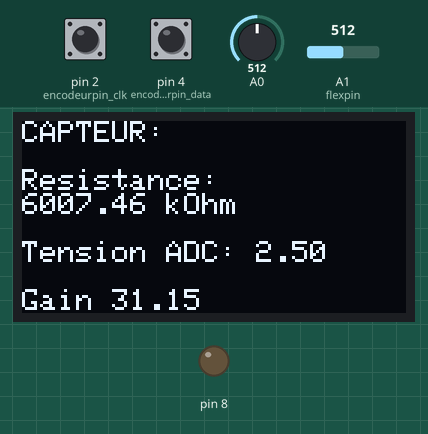
The sketch below on a simulated Arduino Uno, built with avr-gcc and run on an emulated ATmega328P. Shown: 128×64 one-colour display, output pins drawn as LEDs (lit = HIGH). Inputs (shaded band) come from the test bench; at power-on: A0 = 512, pin 2 (encodeurpin_clk) HIGH, A1 (flexpin) = 512, pin 4 (encodeurpin_data) HIGH. Pins used as bus, display or sensor lines are not drawn.

Above: at 1.4 s.
1.5 s: A0 set to 716
At 1.9 s:
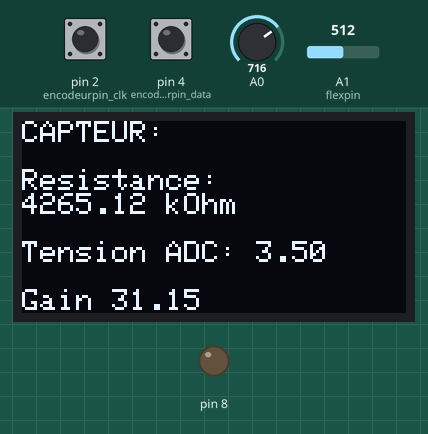
3.0 s: pin 2 (encodeurpin_clk) pulled LOW for 0.15 s
At 3.4 s:
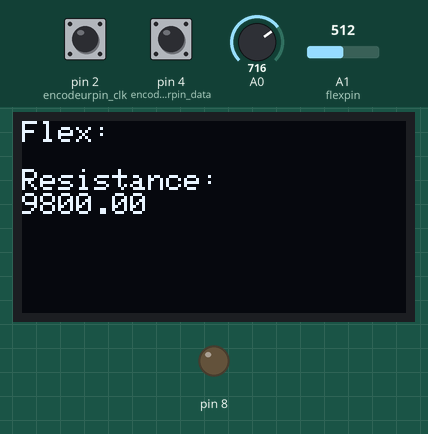
4.6 s: A1 (flexpin) set to 716
At 4.9 s:
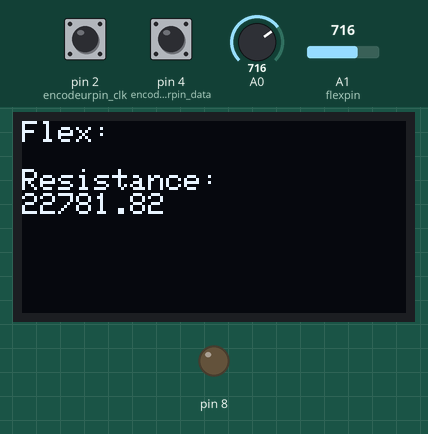
6.1 s: pin 2 (encodeurpin_clk) pulled LOW for 1 s
At 6.5 s:
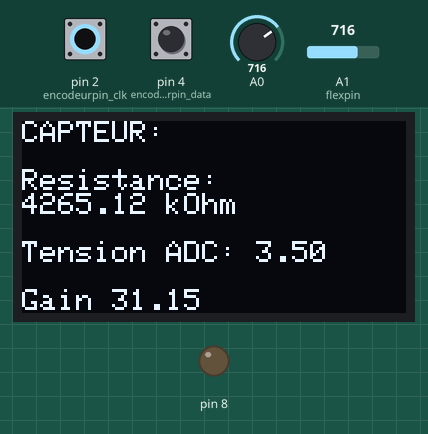
8.6 s: A0 set to 0
At 9.2 s:
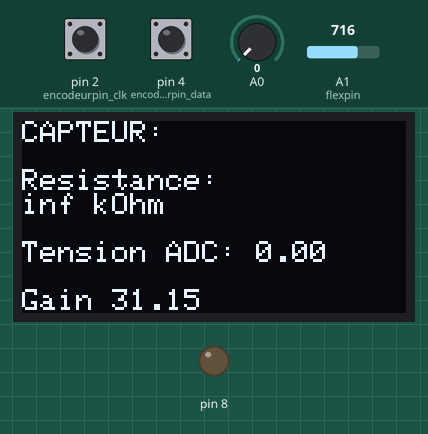
10.1 s: A0 set to 122
At 11.2 s:
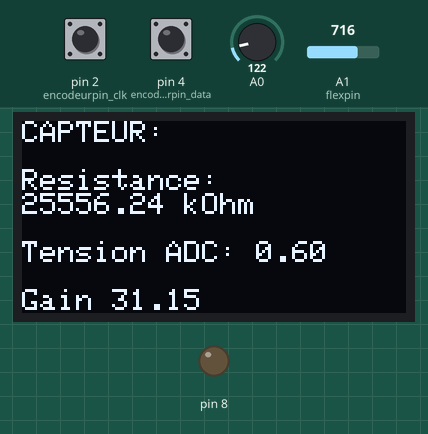
Timing chart, 0 to 12.6 s (numbered marks = the images above; inputs shaded):
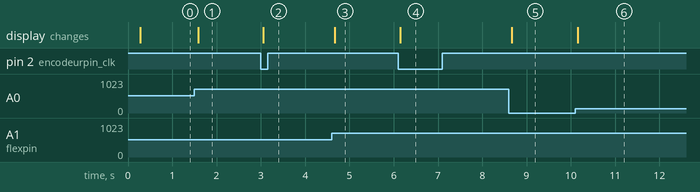

Measured:
- after the input at 1.5 s, the display: changes after 0.08 s (image 1)
- after the input at 3.0 s, the display: changes after 0.06 s (image 2)
- after the input at 4.6 s, the display: changes after 0.07 s (image 3)
- after the input at 6.1 s, the display: changes after 0.05 s (image 4)
- after the input at 8.6 s, the display: changes after 0.07 s (image 5)
- after the input at 10.1 s, the display: changes after 0.06 s (image 6)

The sketch:

Arduino_file_test.ino
```cpp
 #include <Adafruit_SSD1306.h> // lib de l'ecran OLED
 #include <SPI.h>
 #define Resolution_vertical 0.0048828125
 int sensorValue_analog;
// ================ Initialisation Ecran OLED =================== ///
#define nombreDePixelsEnLargeur 128         // Taille de l'écran OLED, en pixel, au niveau de sa largeur
#define nombreDePixelsEnHauteur 64          // Taille de l'écran OLED, en pixel, au niveau de sa hauteur
#define brocheResetOLED         -1          // Reset de l'OLED partagé avec l'Arduino (d'où la valeur à -1, et non un numéro de pin)
#define adresseI2CecranOLED     0x3C        // Adresse de écran OLED sur le bus i2c
Adafruit_SSD1306 ecranOLED(nombreDePixelsEnLargeur, nombreDePixelsEnHauteur, &Wire, brocheResetOLED);

// ================ Initialisation Encodeur Rotatoire =================== ///
#define encodeurpin_clk 2
#define encodeurpin_data 4
#define encodeurpin_switch 5
volatile unsigned int compteur = 0 ;
int etatprecedentDT;
int etatprecedentCLK;
void doEncoder();

// ================ Initialisation Flex Sensor =================== ///
const float VCC = 5;
const float R_DIV = 9800.0;  // Resustance utilise pour diviser la tension
const float flatResistance = 28000.0; // resistance when flat
const float bendResistance = 80000.0;  // resistance at 90 deg
const int flexpin = A1;
int bit_mask_pot = 16;
float R2;
float Gain;

// ==================== Initalisation Potentionmetre digitale ===================//
#define MCP_NOP 0b00000000 //Aucune commande execute
#define MCP_WRITE 0b00010001 //écrire les données contenues dans l'octet de données dans le potentionmètre
#define MCP_SHTDWN 0b00100001
const int ssMCPin = 10;
bool check_overload();

void SPIWrite(uint8_t cmd, uint8_t data, uint8_t ssPin) // SPI write the command and data to the MCP IC connected to the ssPin
{
  SPI.beginTransaction(SPISettings(14000000, MSBFIRST, SPI_MODE0)); //https://www.arduino.cc/en/Reference/SPISettings

  digitalWrite(ssPin, LOW); // SS pin low to select chip

  SPI.transfer(cmd);        // Send command code
  SPI.transfer(data);       // Send associated value

  digitalWrite(ssPin, HIGH);// SS pin high to de-select chip
  SPI.endTransaction();
}
// =========== Initilisation Module Bluetooth ========== //
  #include <stdlib.h>
  #include <string.h>
  #include <stdio.h>
  //#include <SoftwareSerial.h>

  byte serialRX; // variable de reception de donnée via RX
  byte serialTX; // variable de transmission de données via TX
  volatile byte RX = 0;
  int Gain_bit_mask;
  byte Option = 0;
  const int pushButton = 2;
  //#define rxPin 1  // Broche 10 en tant que RX, à raccorder sur TX du HC-05
  //#define txPin 0  // Broche 11 en tant que TX, à raccorder sur RX du HC-05
  //SoftwareSerial bluetooth(rxPin,txPin); // Définition du software serial pour le bluetooth


void setup() {
  // ========== Setup Port Série ========== //
  Serial.begin(9600); // initialize serial communication at 38400 bits per second:
  //Serial.println(F("Initialize System"));

  // ========== SETUP L'ECRAN OLED ==========//
  ecranOLED.clearDisplay();
  if(!ecranOLED.begin(SSD1306_SWITCHCAPVCC, adresseI2CecranOLED)){ while(1);  }    // Arrêt du programme (boucle infinie) en cas d'échec de l'initialisation
  ecranOLED.clearDisplay();   // Effaçage de la mémoire tampon de l'écran OLED
  delay(200);
  //Serial.println(F("OLED OK"));

  byte tailleDeCaractere = 1;
  ecranOLED.setTextSize(tailleDeCaractere);

  //encodeur_rotatoire

  pinMode(encodeurpin_clk, INPUT);
  digitalWrite(encodeurpin_clk,HIGH);

  pinMode(encodeurpin_data, INPUT);
  digitalWrite(encodeurpin_data,HIGH);

  etatprecedentDT = digitalRead(encodeurpin_data);
  etatprecedentCLK = digitalRead(encodeurpin_clk);
  //Serial.println(F("ENCODEUR OK"));
  //flex sensor
   pinMode(flexpin, INPUT);

  // ============= SET UP POTENTIOMETRE DIGITAL ===========//
  pinMode (ssMCPin, OUTPUT); //select pin output
  digitalWrite(ssMCPin, HIGH); //SPI chip disabled
  SPI.begin();

  // ========== SET UP BLUETOOTH =========//
  pinMode(8, OUTPUT);


}


void loop() {
  //Lire la sens et la valeur de la compteur de l'encodeur rotatoire
  //Serial.println(compteur);
  doEncoder();
  // ==================== Potentiometre ===============
  SPIWrite(MCP_WRITE, bit_mask_pot, ssMCPin);
  // ***********************************************************************
  // Mesure la resistance de flex sensor et Lire la tension ADC à A0
  // ***********************************************************************

  int ADCflex = analogRead(flexpin);             // Lire la tension ADC de la pin A1
  float Vflex = ADCflex * Resolution_vertical;          // Calcul la tension ADC
  float Rflex = R_DIV * Vflex * (1 / (VCC - Vflex));     // Calcul la resistance de flex sensor
  sensorValue_analog = analogRead(A0);              // Lire la tension ADC de la pin A0
  float sensorValue = sensorValue_analog * Resolution_vertical; // La tension ADC de la capteur graphite
  R2 = (50000 / 256) * bit_mask_pot + 125;
  Gain = (1 + 100000 / R2) * 10 / 11;
  float R_sensor = (VCC / sensorValue) * 98000 * (1 + (98000/R2)) - 98000 - 9800;

  // ***********************************************************************
  // Envoyer les valeur de resistance à la module Bluetooth
  // ***********************************************************************
  int i=0;
  char received_message[32]={0};
  char gain[4] = {0};
  do{
    received_message[i++]=Serial.read();
    delay(4);
    }while (Serial.available() >0) ;

  // Ajuster le gain de l'AmpliOp
  if (strstr(received_message,"Gain"))
  {
    for (int k = 0 ;k < 4; k++){
    gain[k] = received_message[k + 4];
  }
    bit_mask_pot = atoi(gain);
  }

  // Mettre à jour le gain actuel sur l'interface
   if (strstr(received_message,"Update"))
  {
    Serial.print("update ");
    Serial.println(bit_mask_pot);
  }

  if (strstr(received_message,"Flex")){
    if (check_overload(ADCflex)){
       Serial.print("over");
    }
    else{
    Serial.print(Rflex/1000);
    Serial.print(" ");
    Serial.println(ADCflex);
    Serial.print(' ');
    }
  }

  if (strstr(received_message, "Capteur"))
  {

    if( check_overload( sensorValue_analog )){
      Serial.print("over");
    }
    else{
    Serial.print(R_sensor/1000000);
    Serial.print(' ');
    Serial.println(sensorValue_analog);
    Serial.print(' ');
    }
  }

  // ***********************************************************************
  // Affichage OLED selon Encodeur Rotatoire
  // ***********************************************************************
  ecranOLED.clearDisplay();                                   // Effaçage de l'intégralité du buffer
  ecranOLED.setCursor(0, 0);
  ecranOLED.setTextColor(SSD1306_WHITE, SSD1306_BLACK);
  if (compteur % 2 == 0){
  ecranOLED.print("CAPTEUR: \n");
  ecranOLED.println("");
  ecranOLED.println("Resistance: ");
  ecranOLED.print(R_sensor/1000);
  ecranOLED.println(" kOhm");
  ecranOLED.println("");
  ecranOLED.print("Tension ADC: ");
  ecranOLED.println(sensorValue);
  ecranOLED.println("");
  ecranOLED.print("Gain ");
  ecranOLED.println (1 +(98000/(bit_mask_pot*195.31+125)));


  }
  else{
  ecranOLED.print("Flex: \n");
  ecranOLED.println("");
  ecranOLED.println("Resistance: ");
  ecranOLED.print(Rflex);}
  ecranOLED.display();
  }


void doEncoder() {
  int etatactuelleDT = digitalRead(encodeurpin_data);
  int etatactuelleCLK = digitalRead(encodeurpin_clk);
  if (etatactuelleCLK != etatprecedentCLK){
    etatprecedentCLK  = etatactuelleCLK;
    if (etatactuelleCLK == LOW){
      if(etatactuelleCLK != etatactuelleDT){
        compteur ++;
      }
      else{
        compteur --;
        }
      }
    }
  }

bool check_overload(int bit_check){
  if  (bit_check > 980 && bit_check < 1024 ){
    Serial.print("over");
  }
}
```
